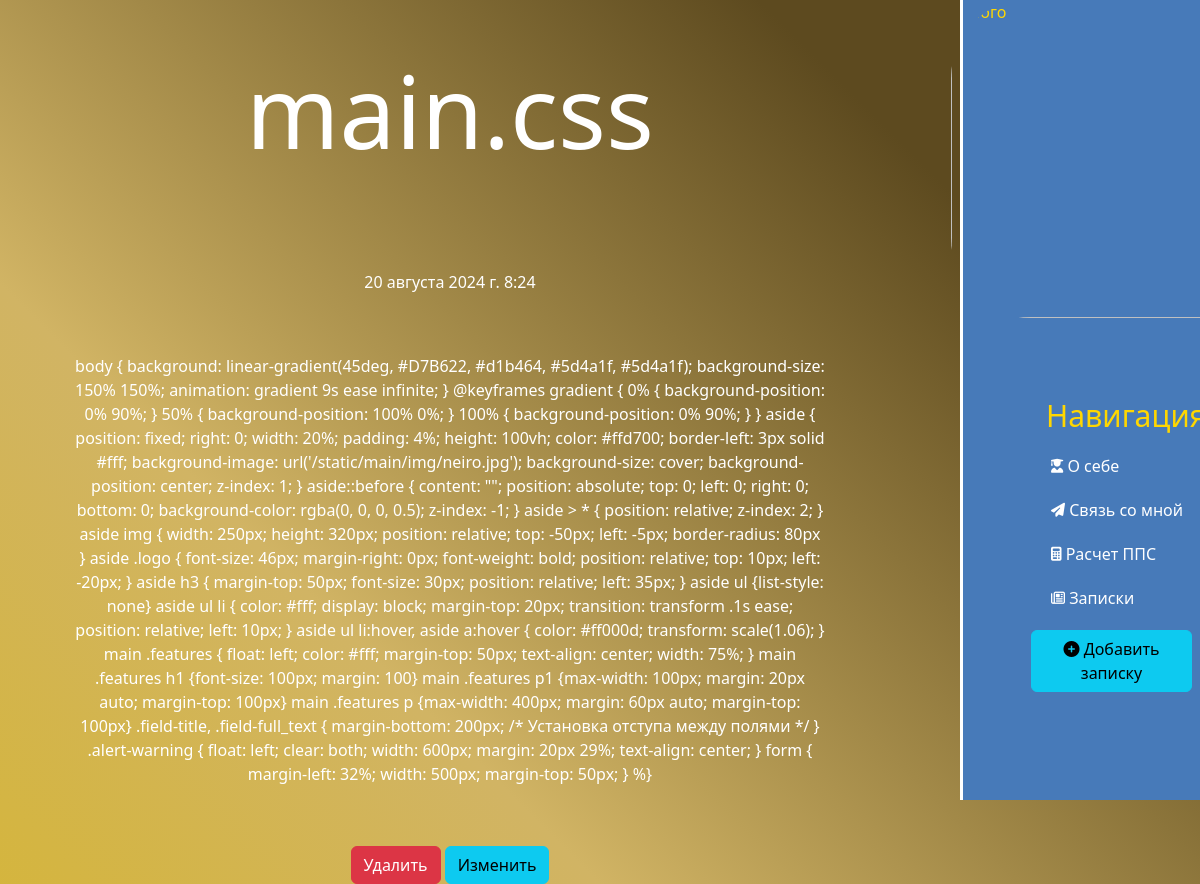
Screenshot of /news/1 with the database file from the repository.
### news/models.py (models this page shows, shortened)
class Articles(models.Model):
    title = models.CharField('Название', max_length=50)
    anons = models.CharField("Анонс", max_length=250)
    full_text = models.TextField('Статья')
    date = models.DateTimeField('Дата публикации')
    class Meta:
        verbose_name = 'Новость'
        verbose_name_plural = 'Новости'

### news/views.py (the view)
# urls.py: path('<int:pk>', views.NewsDetailView.as_view(), name = 'news-detail'),
class NewsDetailView(DetailView):
    model = Articles
    template_name = 'news/details_view.html'
    context_object_name = 'article'

### news/templates/news/details_view.html (shortened to what this page needs)
{% extends 'main/layout.html' %}
{% block content %}
    <div class="features">
        <h1>{{ article.title }}</h1>
        <p>{{ article.date }}</p>
        <p>{{ article.full_text }}</p>
        <a href = "{% url 'news-delete' article.id %}" class = 'btn btn-danger' style= 'position: relative; right: 0px; bottom: 0px;'>Удалить</a>
        <a href = "{% url 'news-update' article.id %}" class = 'btn btn-info' style= 'position: relative; left: 0px; bottom: 0px;'>Изменить</a>
    </div>
{% endblock %}

### main/static/main/css/main.css (style rules this page uses)
body { background: linear-gradient(45deg, #D7B622, #d1b464, #5d4a1f, #5d4a1f); background-size: 150% 150%; animation: gradient 9s ease infinite; }
main .features { float: left; color: #fff; margin-top: 50px; text-align: center; width: 75%; }
main .features h1 { font-size: 100px; margin-bottom: 100px; }
main .features p { max-width: 750px; margin: 60px auto; }

### main/templates/main/layout.html (style rules this page uses)
a { text-decoration: none; color: white; }

### rows the page displays
Articles: title "main.css", date "20 августа 2024 г. 8:24", full_text "body { background: linear-gradient(45deg, #D7B622, #d1b464, #5d4a1f, #5d4a1f); background-size: 150% 150%; animation: gradient 9s ease infinite; } @keyframes gradient { 0% { background-position: 0% 90%; } 50% { background-position: 100% 0%; } 100% { background-position: 0% 90%; } } aside { position: fixed; right: 0; width: 20%; padding: 4%; height: 100vh; color: #ffd700; border-left: 3px solid #fff; background-image: url('/static/main/img/neiro.jpg'); background-size: cover; background-position: center; z-index: 1; } aside::before { content: \"\"; position: absolute; top: 0; left: 0; right: 0; bottom: 0; background-color: rgba(0, 0, 0, 0.5); z-index: -1; } aside > * { position: relative;…"
